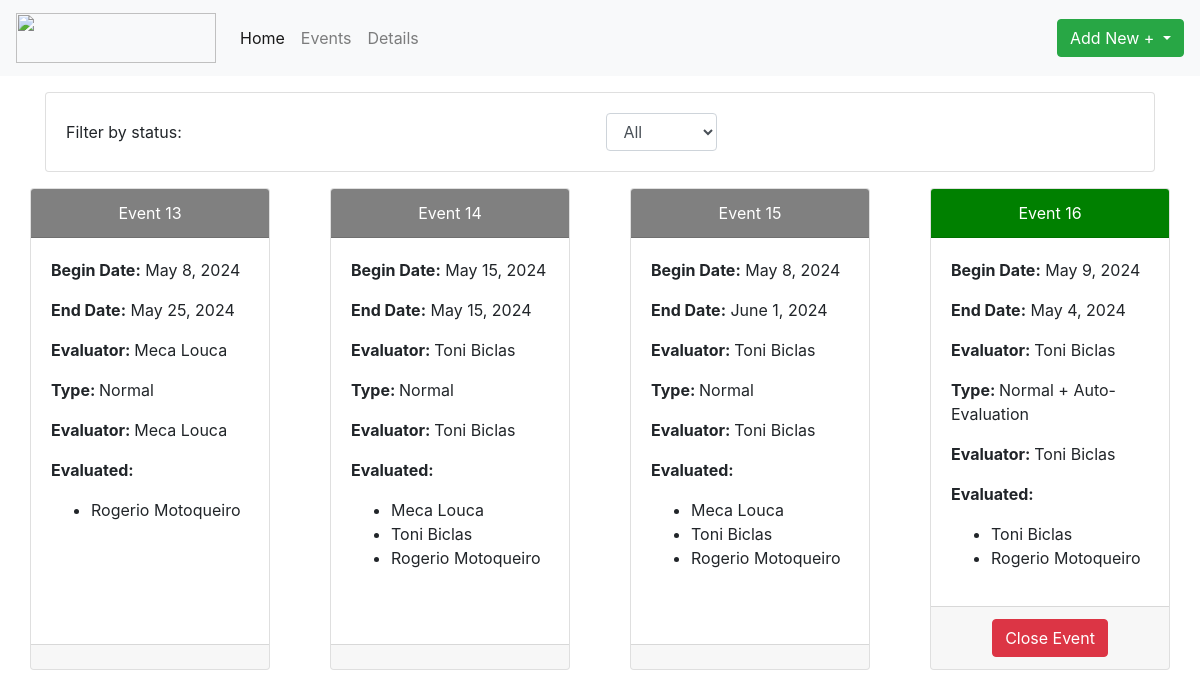
Before: /show_events/ with the older database file.
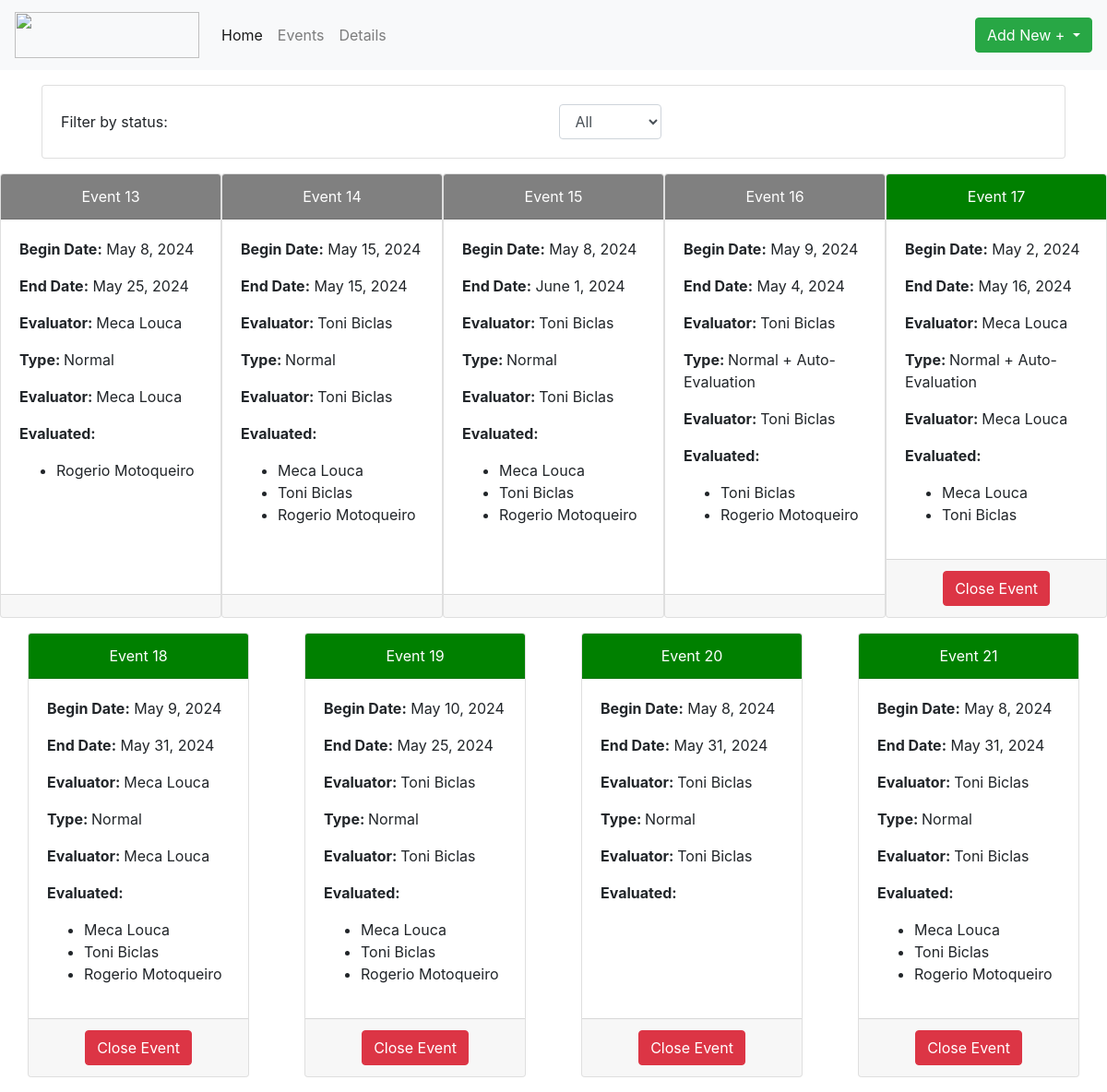
After: the same page with the newer database file.
### database/models.py (models this page shows, shortened)
class Event(models.Model):
	NORMAL_EVALUATION = 'NE'
	EVALUATION_WITH_AUTOEVALUATION = 'EA'
	FULL_360_EVALUATION = 'F3'
	TYPE_OF_EVALUATION_CHOICES = [
		(NORMAL_EVALUATION, 'Normal'),
		(EVALUATION_WITH_AUTOEVALUATION, 'Normal + Auto-Evaluation'),
		(FULL_360_EVALUATION, 'Full 360'),
	]
	id_event = models.AutoField(primary_key=True)
	begin_event = models.DateField()
	end_event = models.DateField()
	status = models.BooleanField(default=False)
	evaluated = models.ManyToManyField(Colaborator, related_name='evaluated_events')
	evaluator = models.ForeignKey('database.Colaborator', on_delete=models.CASCADE, default=get_default_evaluator, related_name='evaluator_events')
	type_of_evaluation = models.CharField(max_length=2, choices=TYPE_OF_EVALUATION_CHOICES, default=NORMAL_EVALUATION)

class Colaborator(models.Model):
	id_colaborator = models.OneToOneField(User, on_delete=models.CASCADE, primary_key=True)
	num_colaborator = models.IntegerField()
	fname = models.CharField(max_length=100)
	lname = models.CharField(max_length=100)
	username = models.CharField(max_length=100)
	department = models.CharField(max_length=100)
	role = models.CharField(max_length=100)
	admission_date = models.DateField()
	functional_group = models.CharField(max_length=100)
	def	__str__(self):
		return self.fname + ' ' + self.lname

### database/views.py (the view)
# urls.py: path('show_events/', views.show_events, name='show_events'),
def show_events(request):
    status = request.GET.get('status', 'all')
    if status == 'all':
        events = Event.objects.all()
    elif status == 'true':
        events = Event.objects.filter(status=True)
    elif status == 'false':
        events = Event.objects.filter(status=False)
    else:
        events = Event.objects.all()  # Fallback to showing all events
    return render(request, 'show_events.html', {'events': events})

### database/templates/show_events.html (shortened to what this page needs)
{% load static %}
<!DOCTYPE html>
<html lang="en">
<head>
	<link rel="stylesheet" href="https://stackpath.bootstrapcdn.com/bootstrap/4.5.2/css/bootstrap.min.css">
	<link rel="stylesheet" href="{% static 'styles.css' %}">
</head>
<body>
	{% include 'navbar.html' %}
	{% load bootstrap4 %}
	{% bootstrap_css %}
	<div class="container my-3">
		<div class="card">
			<div class="card-body">
				<form method="get" class="form-inline">
					<label for="status" class="mr-2">Filter by status:</label>
					<select name="status" id="status" class="form-control" onchange="this.form.submit()">
						<option value="all">All</option>
					</select>
				</form>
			</div>
		</div>
	</div>
	<div class="d-flex flex-wrap justify-content-around">
		{% for event in events %}
		<div class="card mb-3" style="width: 15rem;">
			<div class="card-header text-white d-flex flex-wrap justify-content-around" style="background-color: {% if event.status %}grey{% else %}green{% endif %};">
				Event {{ event.id_event }}
			</div>
			<div class="card-body">
				<p class="card-text"><b>Begin Date:</b> {{ event.begin_event }}</p>
				<p class="card-text"><b>End Date:</b> {{ event.end_event }}</p>
				<p class="card-text"><b>Evaluator: </b> {{event.evaluator}}</p>
				<p class="card-text"><b>Type: </b> {{ event.get_type_of_evaluation_display }}</p>
				<p class="card-text"><b>Evaluator: </b> {{event.evaluator}}</p>
				<p class="card-text">
					<b>Evaluated:</b>
					<ul id="evaluated-{{ event.id_event }};">
					{% for evaluated in event.evaluated.all %}
						<li>{{ evaluated }}</li>
					{% endfor %}
					</ul>
				</p>
			</div>
			<div class="card-footer d-flex flex-wrap justify-content-around" >
				{% if not event.status %}
				<a href="{% url 'change_status' event.id_event %}" class="btn btn-danger">Close Event</a>
				{% endif %}
			</div>
		</div>
		{% endfor %}
	</div>
</body>
</html>

### database/templates/navbar.html (shortened to what this page needs)
{% load static %}
<nav class="navbar navbar-expand-lg navbar-light bg-light sticky-top">
	<a class="navbar-brand" href="{% url 'home' %}">
		<img src={% static '/images/vicaima.png' %} width="200" height="50" class="d-inline-block align-top" alt="">
	</a>
	<div class="collapse navbar-collapse" id="navbarSupportedContent">
		<ul class="navbar-nav mr-auto">
			<li class="nav-item active">
				<a class="nav-link"href="{% url 'home' %}">Home <span class="sr-only">(current)</span></a>
			</li>
			<li class="nav-item">
				<a class="nav-link" href="{% url 'show_events' %}">Events</a>
			</li>
			<li class="nav-item">
				<a class="nav-link" href="#">Details</a>
			</li>
		</ul>
		<div class="dropdown">
			<button class="btn btn-success dropdown-toggle" type="button" id="dropdownMenuButton" data-toggle="dropdown" aria-haspopup="true" aria-expanded="false">
			  Add New +
			</button>
		  </div>
	</div>
</nav>

### database/static/styles.css (style rules this page uses)
.form-control { max-width: 300px; margin: auto; }

Changed rows visible on the page:
changed Event "May 4, 2024": no longer shows "Close Event"
added Event: id_event "17", begin_event "May 2, 2024", end_event "May 16, 2024", evaluator "Meca Louca", type_of_evaluation "Normal + Auto-Evaluation", status "Close Event", Colaborator (fname+lname "Meca Louca"), Colaborator (fname+lname "Toni Biclas")
added Event: id_event "18", begin_event "May 9, 2024", end_event "May 31, 2024", evaluator "Meca Louca", type_of_evaluation "Normal", status "Close Event", Colaborator (fname+lname "Meca Louca"), Colaborator (fname+lname "Toni Biclas"), Colaborator (fname+lname "Rogerio Motoqueiro")
added Event: id_event "19", begin_event "May 10, 2024", end_event "May 25, 2024", evaluator "Toni Biclas", type_of_evaluation "Normal", status "Close Event", Colaborator (fname+lname "Meca Louca"), Colaborator (fname+lname "Toni Biclas"), Colaborator (fname+lname "Rogerio Motoqueiro")
added Event: id_event "20", begin_event "May 8, 2024", end_event "May 31, 2024", evaluator "Toni Biclas", type_of_evaluation "Normal", status "Close Event"
added Event: id_event "21", begin_event "May 8, 2024", end_event "May 31, 2024", evaluator "Toni Biclas", type_of_evaluation "Normal", status "Close Event", Colaborator (fname+lname "Meca Louca"), Colaborator (fname+lname "Toni Biclas"), Colaborator (fname+lname "Rogerio Motoqueiro")
